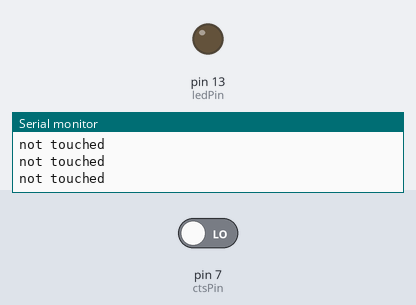
A sketch run on a simulated Arduino Uno, built with avr-gcc and run on an emulated ATmega328P. Shown: output pins drawn as LEDs (lit = HIGH), the last lines printed to the serial monitor. Inputs (shaded band) come from the test bench; at power-on: pin 7 (ctsPin) LOW.

Above: at 1.5 s.
1.6 s: pin 7 (ctsPin) driven HIGH
At 2.2 s:
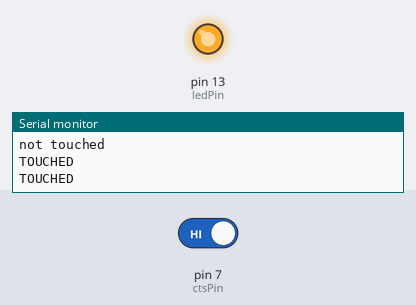
3.2 s: pin 7 (ctsPin) driven LOW
At 4.2 s:
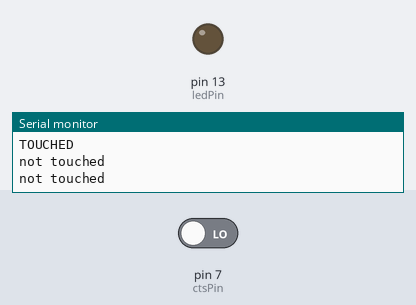
Timing chart, 0 to 6.2 s (numbered marks = the images above; inputs shaded):
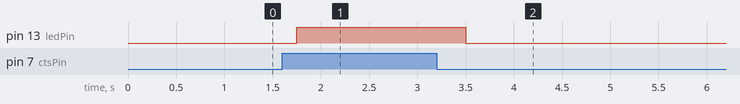

Measured:
- after the input at 1.6 s, pin 13 (ledPin): LOW → HIGH after 0.15 s
- after the input at 3.2 s, pin 13 (ledPin): HIGH → LOW after 0.30 s

The sketch:

TTP223-Test.ino
```cpp
/*Testing hardware TTP223 Sensor
*shows "TOUCHED" on physical contact
*By Vivek
*/
#define ctsPin 7 // Pin for capactitive touch sensor
int ledPin = 13; // pin for the LED
void setup() {
  Serial.begin(9600);
  pinMode(ledPin, OUTPUT);
  pinMode(ctsPin, INPUT);
}

void loop() {
  int ctsValue = digitalRead(ctsPin);
  if (ctsValue == HIGH){
    digitalWrite(ledPin, HIGH);
    Serial.println("TOUCHED");
  }
  else{
    digitalWrite(ledPin,LOW);
    Serial.println("not touched");
  }
  delay(350);
}
```
